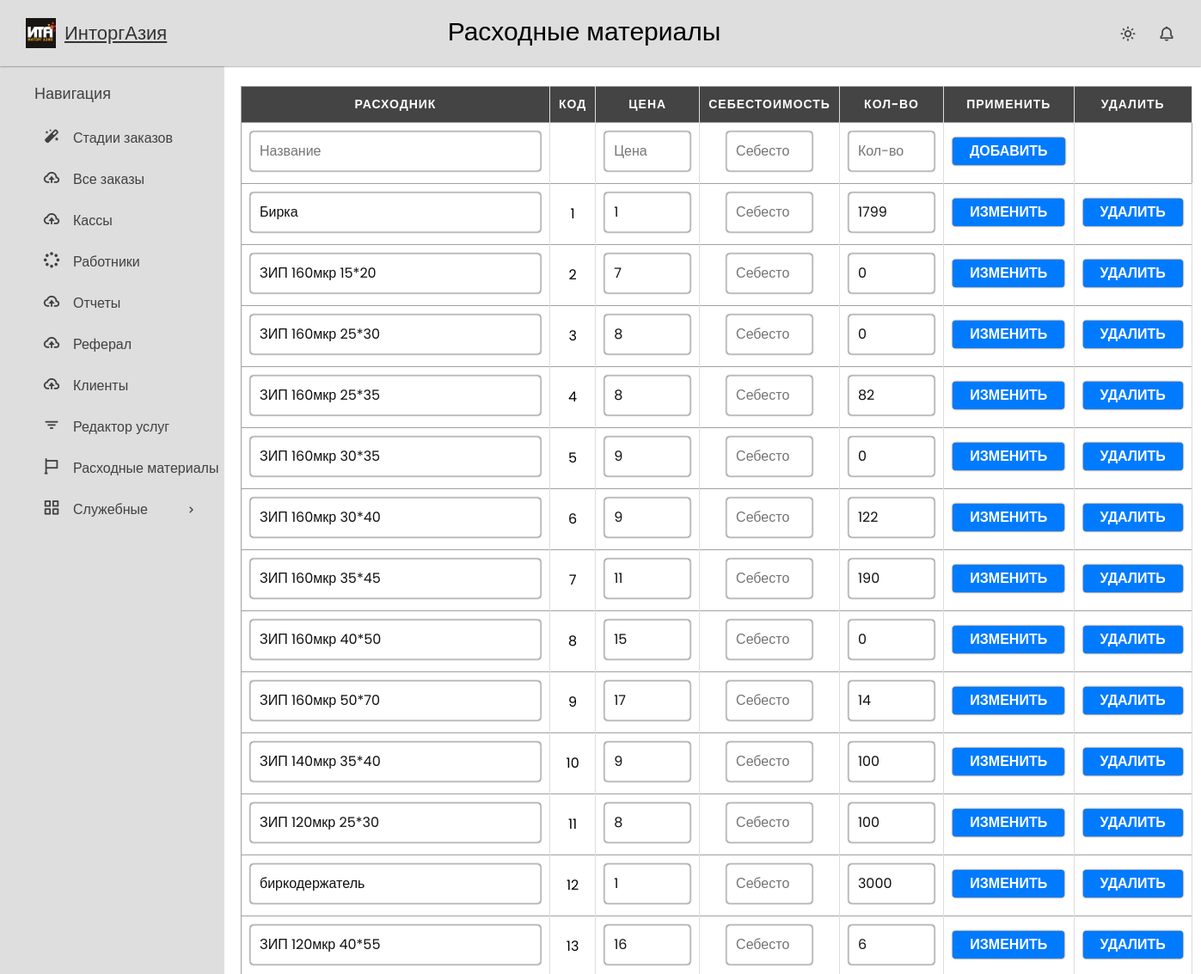
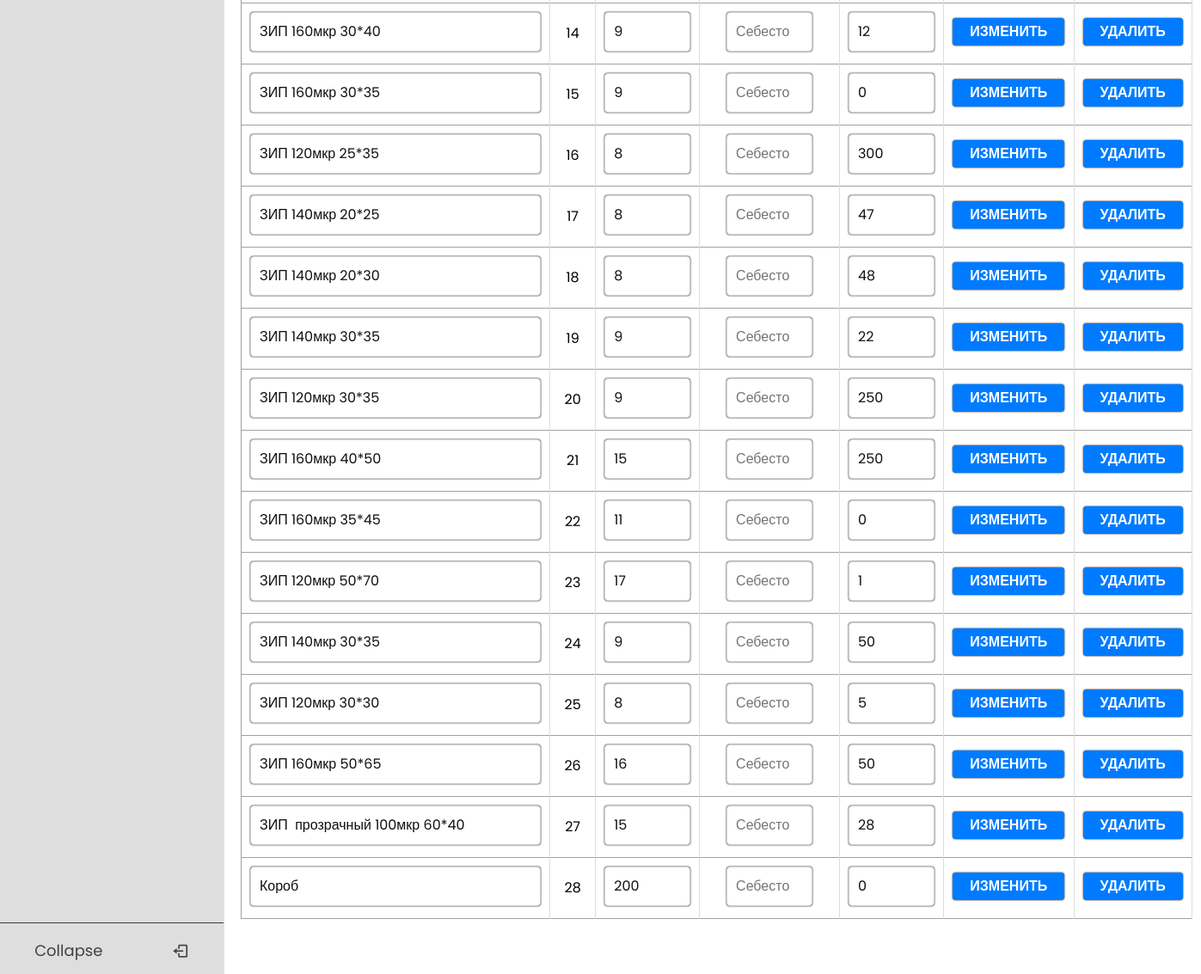
Before: /consumables/ (signed in) with the older database file (2 pictures, top to bottom).
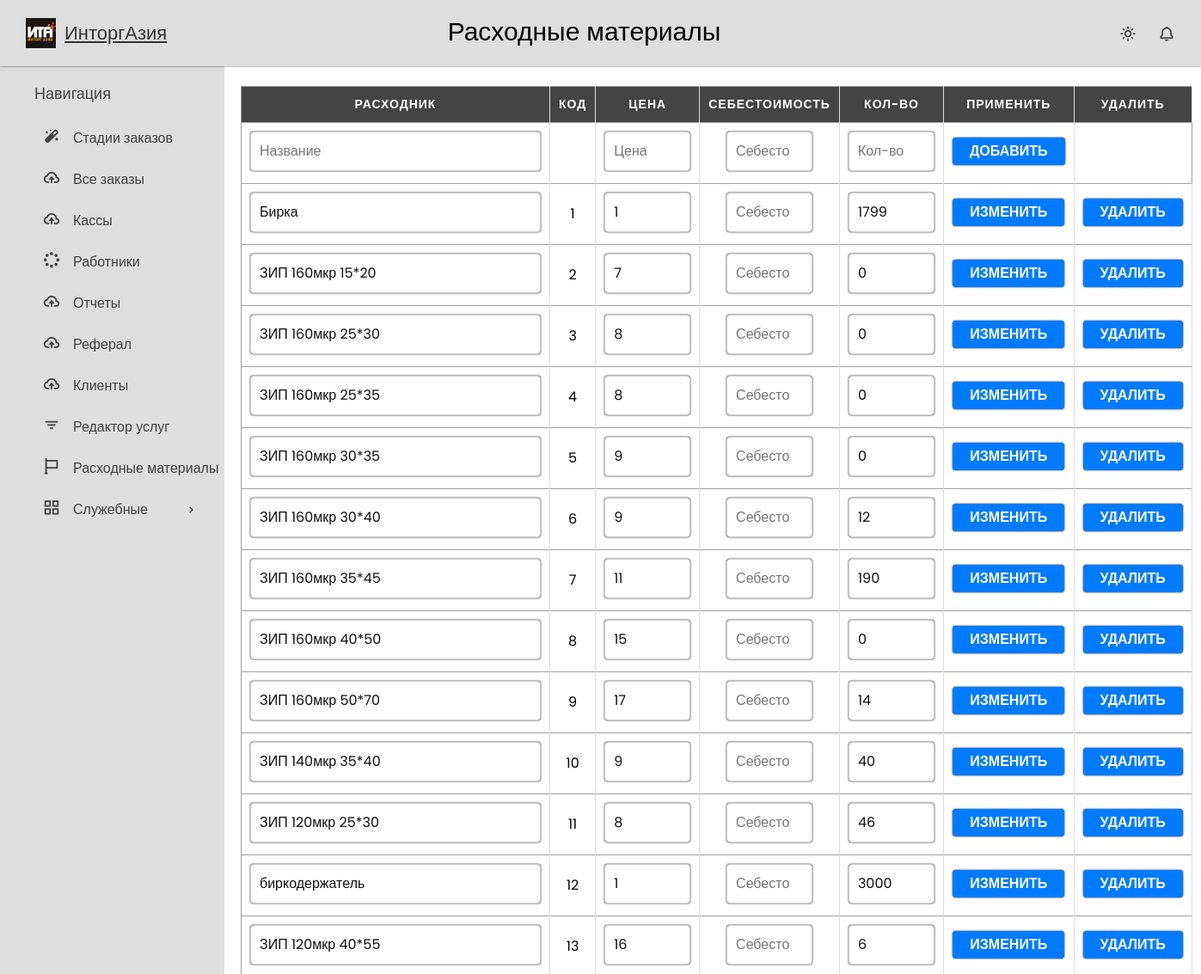
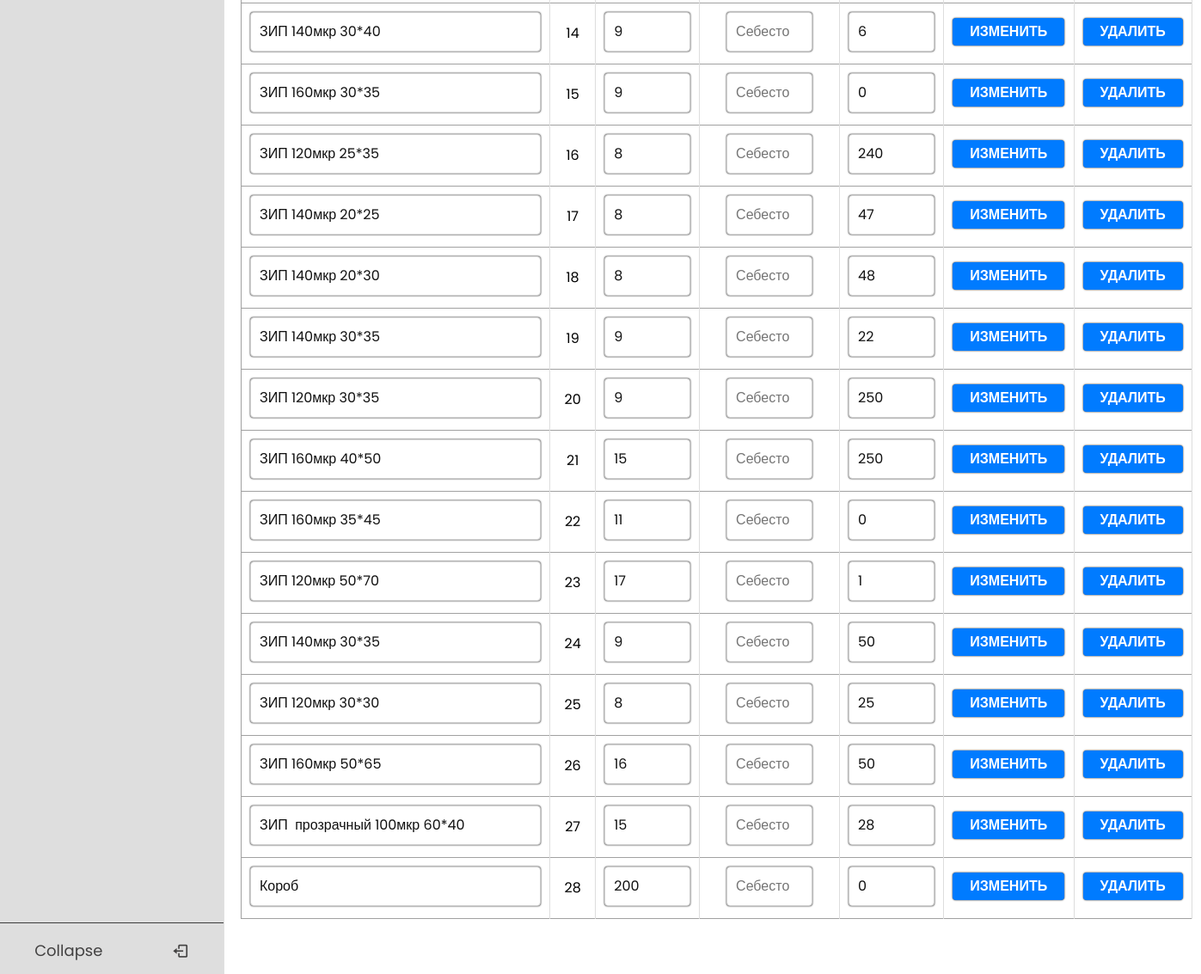
After: the same page with the newer database file (2 pictures, top to bottom).
### crm_app/models.py (models this page shows)
class Consumables(models.Model):
    name = models.CharField(max_length=50)
    count = models.IntegerField(default=0)
    price = models.IntegerField(default=0)
    cost_price = models.DecimalField(max_digits=5, decimal_places=2)

### crm_app/views.py (the view)
# urls.py: path('consumables/', ConsumablesListView.as_view(), name='consumable_list'),
class ConsumablesListView(LockedView, ListView):
    model = Consumables
    template_name = 'crmapp/consumable_list.html'

### users/permissions.py (called while the page is built)
    def test_func(self):
        return self.request.user.user_type == UserType.WORKER

### templates/crmapp/consumable_list.html (shortened to what this page needs)
{% extends 'base.html' %}
{% load static %}
{% block css %}
    <link rel="stylesheet" href="{% static 'css/tables.css' %}">
{% endblock %}
{% block page_title %}
Расходные материалы
{% endblock %}
{% block content %}
<table>
  <thead>
    <tr>
        <th data-label="Расходник">Расходник</th>
        <th data-label="Код">Код</th>
        <th data-label="Цена">Цена</th>
        <th data-label="Себестоимость">Себестоимость</th>
        <th data-label="Кол-во">Кол-во</th>
        <th data-label="Применить">Применить</th>
        <th data-label="Удалить">Удалить</th>
    </tr>
  </thead>
  <tbody>
    <tr>
      <form method="post" action="{% url 'consumable_create' %}">
        <td data-label="Расходник"><label>
            <input type="text" placeholder="Название" name="name" required>
        </label></td>
        <td></td>
        <td data-label="Цена"><label>
            <input type="number" placeholder="Цена" name="price" required>
        </label></td>
        <td data-label="Себестоимость"><label>
            <input type="number" step="0.01" placeholder="Себестоимость" name="cost_price" required>
        </label></td>
        <td data-label="Кол-во"><label>
            <input type="number" placeholder="Кол-во" name="count" required>
        </label></td>
        <td><input type="submit" value="Добавить"></td>
      </form>
    </tr>
    {% for consumable in consumables_list %}
    <tr>
      <form method="post" action="{% url 'consumable_update' consumable.id %}">
        <td data-label="Расходник"><label>
            <input type="text" value="{{ consumable.name }}" name="name" required>
        </label></td>
        <td data-label="Код">{{ consumable.id }}</td>
        <td data-label="Цена"><label>
            <input type="number" value="{{ consumable.price }}" name="price" required>
        </label></td>
        <td data-label="Себестоимость"><label>
            <input type="number" step="0.01" placeholder="Себестоимость" name="cost_price" required>
        </label></td>
        <td data-label="Кол-во"><label>
            <input type="number" value="{{ consumable.count }}" name="count" required>
        </label></td>
        <td><input type="submit" value="Изменить"></td>
      </form>
      <form action="{% url 'consumable_delete' consumable.id %}" method="post">
        <td><input type="submit" value="Удалить"></td>
      </form>
    </tr>
    {% endfor %}
  </tbody>
</table>
{% include 'includes/paginate.html' %}
{% endblock %}

Changed rows visible on the page:
changed Consumables "ЗИП 160мкр 25*35": count "82" → "0"
changed Consumables "ЗИП 160мкр 30*40": count "122" → "12"
changed Consumables "ЗИП 140мкр 35*40": count "100" → "40"
changed Consumables "ЗИП 120мкр 25*30": count "100" → "46"
changed Consumables id 14: name "ЗИП 160мкр 30*40" → "ЗИП 140мкр 30*40"; count "12" → "6"
changed Consumables "ЗИП 120мкр 25*35": count "300" → "240"
changed Consumables "ЗИП 120мкр 30*30": count "5" → "25"
